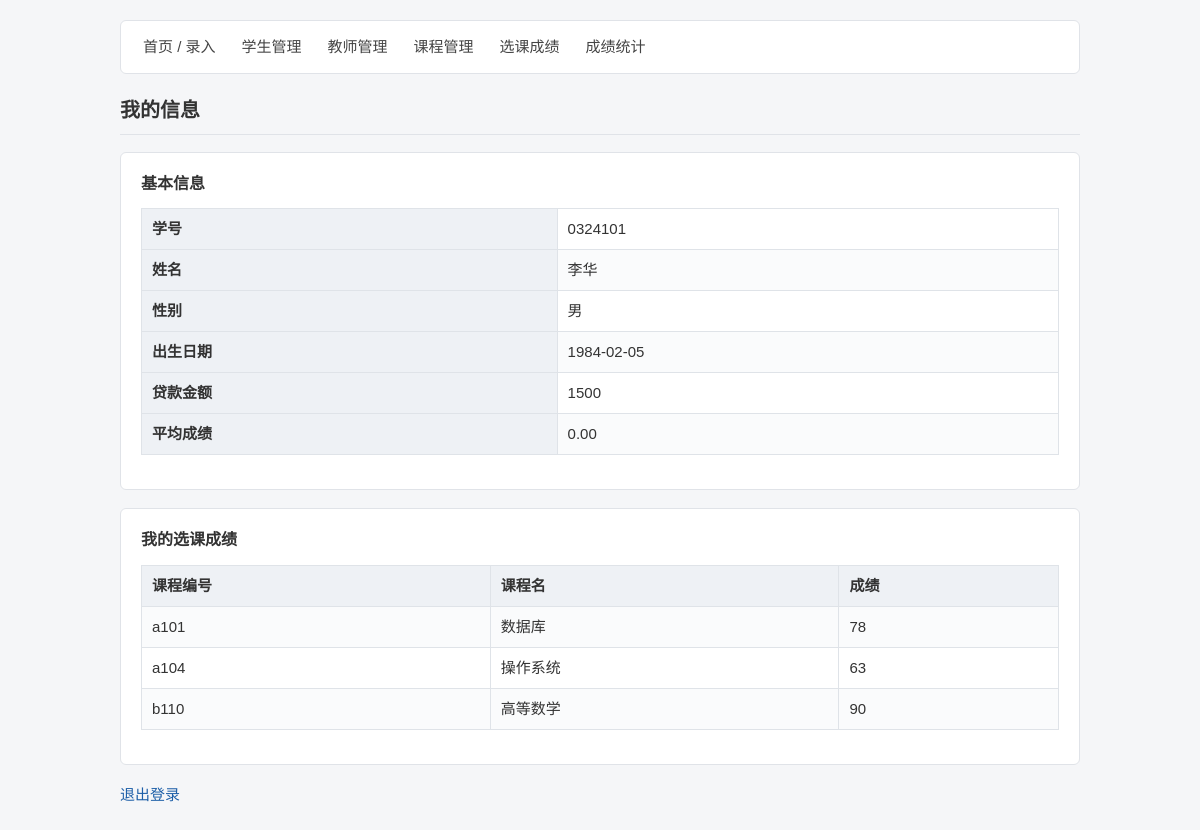
/student.php (signed in), run on the app's committed database.
### tables this page shows
CREATE TABLE `xs` (
  `xh` varchar(20) NOT NULL,
  `xm` varchar(10) DEFAULT NULL,
  `xb` tinyint(1) DEFAULT NULL,
  `csrq` date DEFAULT NULL,
  `loan_price` float DEFAULT NULL COMMENT '贷款金额',
  `average_grade` float DEFAULT '0' COMMENT '平均成绩',
  PRIMARY KEY (`xh`)
);

CREATE TABLE `xk` (
  `xh` varchar(20) NOT NULL,
  `kcbh` varchar(20) NOT NULL,
  `cj` float DEFAULT NULL,
  PRIMARY KEY (`xh`,`kcbh`),
  KEY `kcbh` (`kcbh`),
  CONSTRAINT `xk_ibfk_1` FOREIGN KEY (`xh`) REFERENCES `xs` (`xh`) ON DELETE CASCADE ON UPDATE CASCADE,
  CONSTRAINT `xk_ibfk_2` FOREIGN KEY (`kcbh`) REFERENCES `kc` (`kcbh`) ON DELETE CASCADE ON UPDATE CASCADE
);

CREATE TABLE `kc` (
  `kcbh` varchar(20) NOT NULL,
  `kcm` varchar(20) DEFAULT NULL,
  `rkjs` varchar(20) DEFAULT NULL COMMENT '任课教师',
  PRIMARY KEY (`kcbh`),
  KEY `kc_js` (`rkjs`),
  CONSTRAINT `kc_js` FOREIGN KEY (`rkjs`) REFERENCES `js` (`gh`) ON DELETE CASCADE ON UPDATE CASCADE
);

### includes/db.php (called while the page is built, shortened)
<?php
function h($value) {
    return htmlspecialchars((string)$value, ENT_QUOTES, 'UTF-8');
}

### student.php (the view, shortened to what this page needs)
<?php
require __DIR__ . '/includes/db.php';
require __DIR__ . '/includes/layout.php';
$xh = $_SESSION['xh'];
$stmt = $conn->prepare('SELECT xh, xm, xb, csrq, loan_price, average_grade FROM xs WHERE xh = ?');
$stmt->bind_param('s', $xh);
$stmt->execute();
$result = $stmt->get_result();
$student = $result->fetch_assoc();
$scores = $conn->prepare('SELECT x.kcbh, c.kcm, x.cj FROM xk x JOIN kc c ON x.kcbh = c.kcbh WHERE x.xh = ? ORDER BY x.kcbh');
$scores->bind_param('s', $xh);
$scores->execute();
$scoreResult = $scores->get_result();
?>
<div class="card">
  <h3>基本信息</h3>
  <table>
    <tr><th>学号</th><td><?= h($student['xh']) ?></td></tr>
    <tr><th>姓名</th><td><?= h($student['xm']) ?></td></tr>
    <tr><th>性别</th><td><?= $student['xb'] == 0 ? '女' : '男' ?></td></tr>
    <tr><th>出生日期</th><td><?= h($student['csrq']) ?></td></tr>
    <tr><th>贷款金额</th><td><?= h($student['loan_price']) ?></td></tr>
    <tr><th>平均成绩</th><td><?= h(number_format((float)$student['average_grade'], 2)) ?></td></tr>
  </table>
</div>
<div class="card">
  <h3>我的选课成绩</h3>
  <table>
    <tr><th>课程编号</th><th>课程名</th><th>成绩</th></tr>
<?php while ($row = $scoreResult->fetch_assoc()): ?>
    <tr>
      <td><?= h($row['kcbh']) ?></td>
      <td><?= h($row['kcm']) ?></td>
      <td><?= $row['cj'] === null ? '尚未录入' : h($row['cj']) ?></td>
    </tr>
<?php endwhile; ?>
  </table>
</div>
<p class="page-links"><a href="logout.php">退出登录</a></p>

### style.css (style rules this page uses)
* { box-sizing: border-box; }
body { margin: 0; background: #f5f6f8; color: #333; font-family: "Microsoft YaHei", "PingFang SC", Arial, sans-serif; font-size: 15px; line-height: 1.6; }
a { color: #1d5fa8; text-decoration: none; }
h3 { margin: 0 0 12px; font-size: 16px; }
.card, .form-card { padding: 18px 20px; margin-bottom: 18px; background: #fff; border: 1px solid #e0e3e8; border-radius: 6px; }
table { width: 100%; border-collapse: collapse; margin-bottom: 16px; background: #fff; }
th, td { padding: 8px 10px; border: 1px solid #dfe3e8; text-align: left; }
th { background: #eef1f5; font-weight: 600; }
tr:nth-child(even) td { background: #fafbfc; }
.page-links { margin-top: 16px; }
.page-links a { margin-right: 14px; }

### data on the page
xs: xh "0324101", xm "李华", csrq "1984-02-05", loan_price "1500", average_grade "0.00"
xk: kcbh "a101", kcbh.kcm "数据库", cj "78"
xk: kcbh "a104", kcbh.kcm "操作系统", cj "63"
xk: kcbh "b110", kcbh.kcm "高等数学", cj "90"

### other printed values
$item[1] "首页 / 录入"
$item[1] "学生管理"
$item[1] "教师管理"
$item[1] "课程管理"
$item[1] "选课成绩"
$item[1] "成绩统计"
$title "我的信息"
